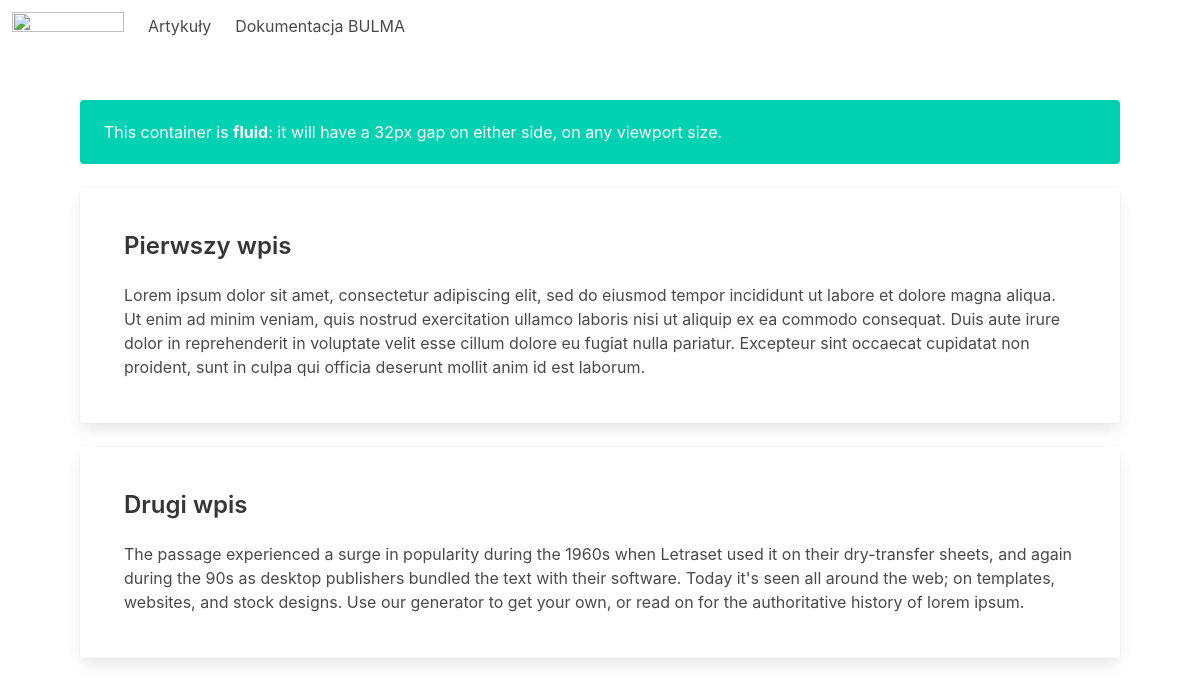
Screenshot of /artykuly/list/ with the database file from the repository.
### ai_web/models.py (models this page shows, shortened)
class Article(models.Model):
    title = models.CharField(max_length=250) # Pole tytuł
    content = models.TextField(default='')
    year = models.PositiveIntegerField(default=2023)
    imgThumb = models.ImageField(upload_to="images", null=True, blank=True)

### ai_web/views.py (the view)
# urls.py: path("list/", index)
def index(response):
    title_article = "Artykuły"
    articles = Article.objects.all()
    options = ["opcja 1", "opcja 2"]
    return render(response, "articles.html",
                  {
                      "title_article_view": title_article,
                      "options": options,
                      "articles": articles
                  })

### templates/articles.html (shortened to what this page needs)
<!doctype html>
<html lang="en">
<head>
        <link rel="stylesheet" href="https://cdn.jsdelivr.net/npm/bulma@0.9.4/css/bulma.min.css">
</head>
<body>
<nav class="navbar" role="navigation" aria-label="main navigation">
  <div class="navbar-brand">
    <a class="navbar-item" href="https://bulma.io">
      <img src="https://bulma.io/images/bulma-logo.png" width="112" height="28">
    </a>
  </div>
  <div id="navbarBasicExample" class="navbar-menu">
    <div class="navbar-start">
      <a href="/artykuly/list/" class="navbar-item">
          {{ title_article_view }}
      </a>
      <a href="https://bulma.io/documentation/" target="_blank" class="navbar-item">
        Dokumentacja BULMA
      </a>
    </div>
  </div>
</nav>
 <section class="section">
     <div class="container is-fluid">
  <div class="notification is-primary">
    This container is <strong>fluid</strong>: it will have a 32px gap on either side, on any
    viewport size.
  </div>
         {% for art in articles %}
         <div class="card box">
        <div class="card-content">
            <h4 class="title is-4">{{ art.title }}</h4>
        <div class="content">
        {{ art.content }}
        </div>
        </div>
        </div>
          {% endfor %}
</div>
 </section>
</body>
</html>

### rows the page displays
Article: title "Pierwszy wpis", content "Lorem ipsum dolor sit amet, consectetur adipiscing elit, sed do eiusmod tempor incididunt ut labore et dolore magna aliqua. Ut enim ad minim veniam, quis nostrud exercitation ullamco laboris nisi ut aliquip ex ea commodo consequat. Duis aute irure dolor in reprehenderit in voluptate velit esse cillum dolore eu fugiat nulla pariatur. Excepteur sint occaecat cupidatat non proident, sunt in culpa qui officia deserunt mollit anim id est laborum."
Article: title "Drugi wpis", content "The passage experienced a surge in popularity during the 1960s when Letraset used it on their dry-transfer sheets, and again during the 90s as desktop publishers bundled the text with their software. Today it's seen all around the web; on templates, websites, and stock designs. Use our generator to get your own, or read on for the authoritative history of lorem ipsum."

### other values shown
{{ title_article_view }} "Artykuły"
